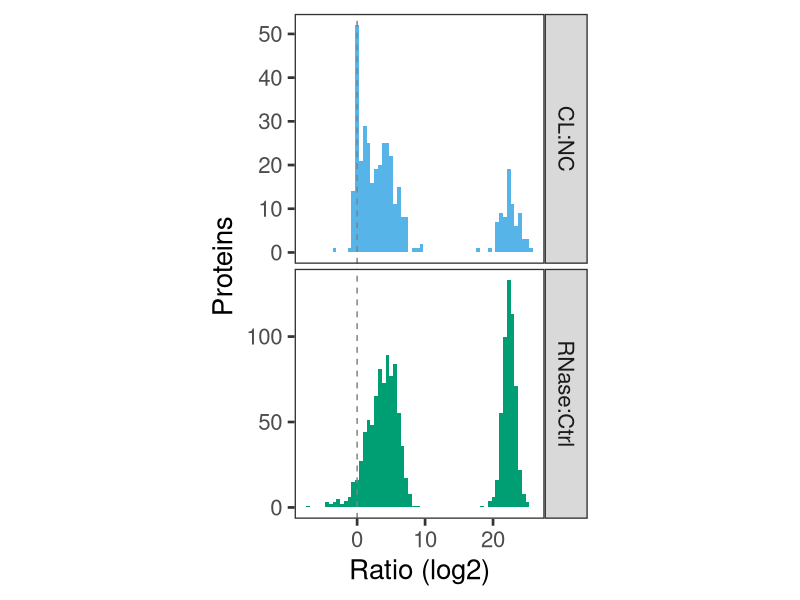
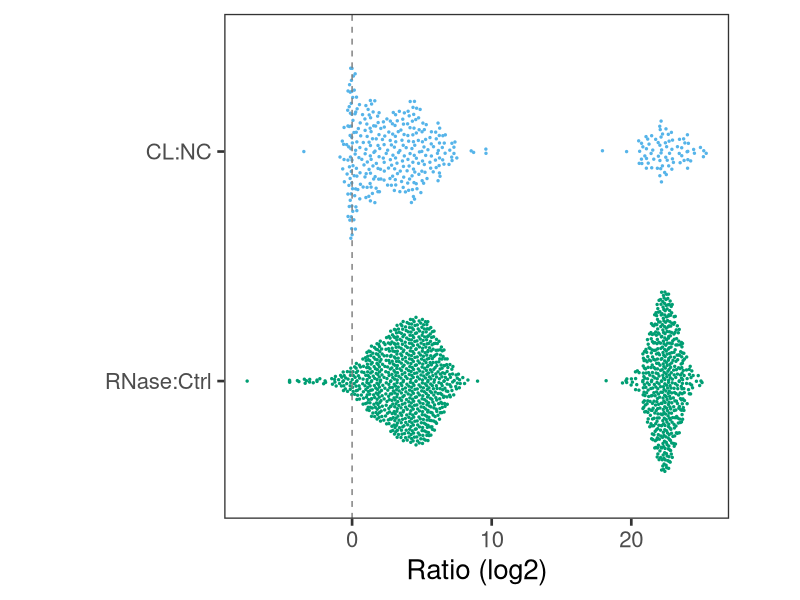
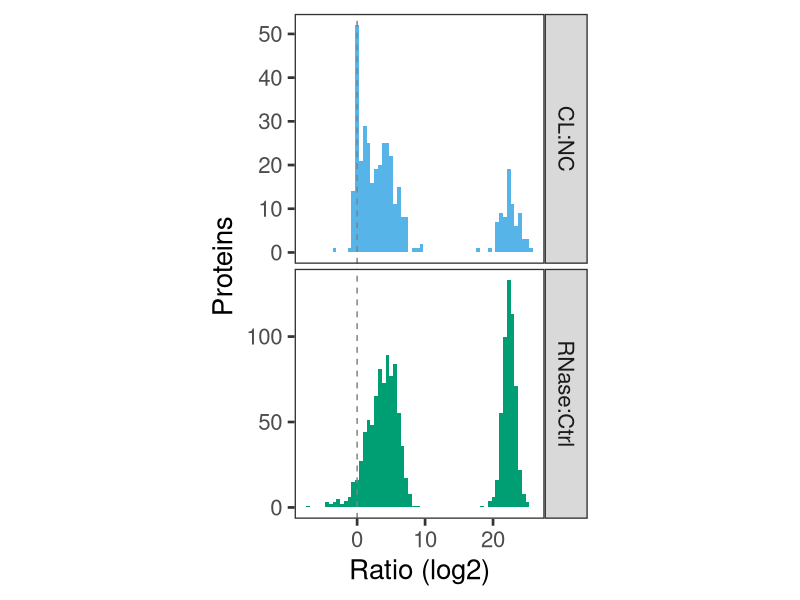
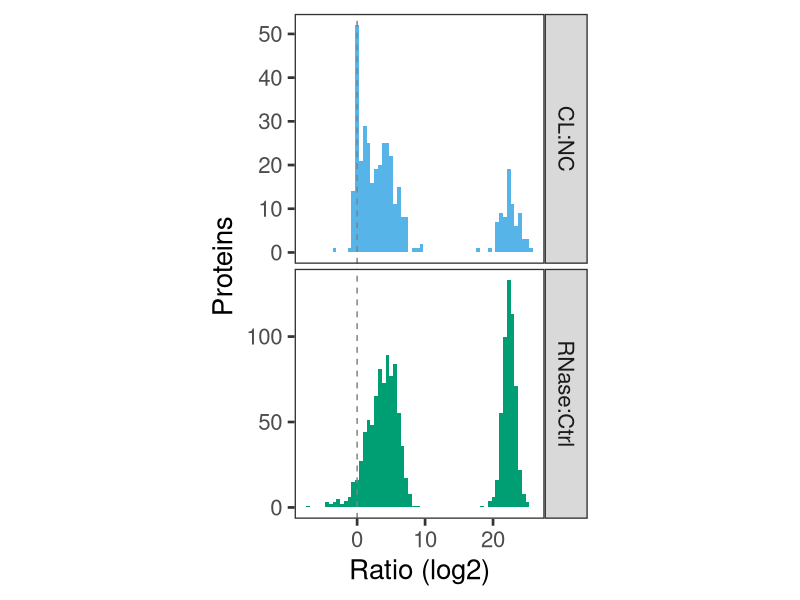
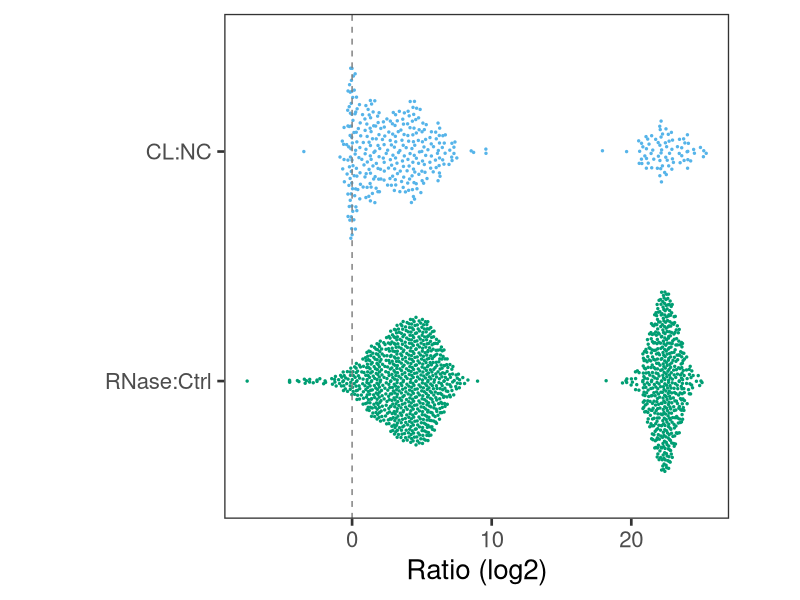
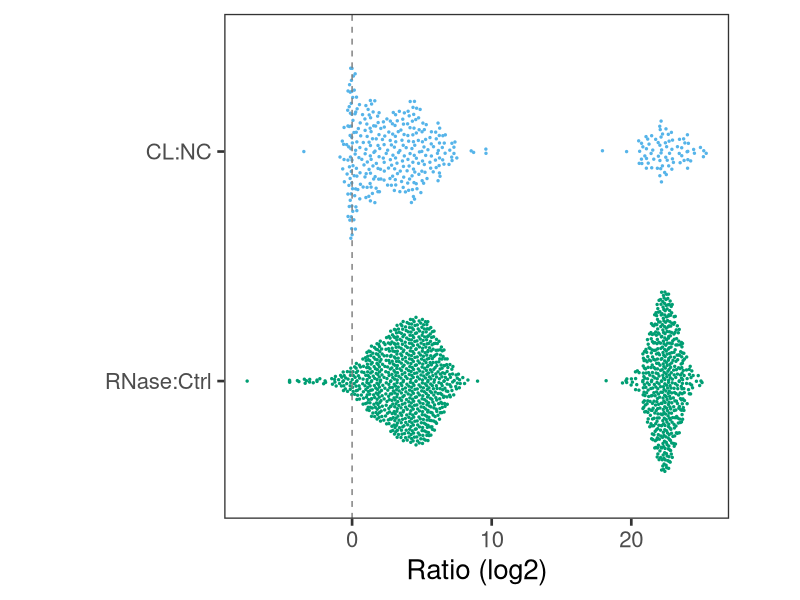

Here is the R script that generated these plots, in order:
## ---- chunk 1
# load packages
library(tidyverse)
library(ggbeeswarm)

# set up standardised plotting scheme
theme_set(theme_bw(base_size = 20) +
            theme(panel.grid.major=element_blank(),
                  panel.grid.minor=element_blank(),
                  aspect.ratio=1))

cbPalette <- c("#E69F00", "#56B4E9", "#009E73", "#F0E442",
               "#0072B2", "#D55E00", "#CC79A7", "#999999")
## ---- chunk 2
glycoproteins <- read.delim('../raw/glycoproteins.tsv') %>% pull(protein)

cl_nc_protein_quant_raw <- readxl::read_excel('../raw/ncbi_30607034_OOPS_NBT_table_S1.xlsx',
                                        sheet=1, skip=1, n_max=2655, na='NA',
                                        col_types = c("text", "numeric", "text", "numeric", "numeric", "numeric")) %>%
  filter(step==3, !master_protein %in% glycoproteins) %>%
  filter(is.finite(CL)) %>%
  mutate(pseudo_CL_NC_Ratio=ifelse(is.na(CL_NC_Ratio), CL, CL_NC_Ratio)) %>%
  select(master_protein, ratio=pseudo_CL_NC_Ratio) %>%
  mutate(exp='CL:NC')


RNase_ctrl_protein_quant_raw <- readxl::read_excel('../raw/ncbi_30607034_OOPS_NBT_table_S1.xlsx',
                                        sheet=3, skip=1, n_max=4307, na='NA',
                                        col_types = c("text", "text", "text", "numeric", "numeric", "numeric", "numeric",
                                                      "numeric", "numeric", "numeric", "text")) %>%
  filter(!master_protein %in% glycoproteins, cell_line=='U2OS', Phase=='Org') %>%
  filter(is.finite(RNAse)) %>%
  mutate(pseudo_RNAse_NC_Ratio=ifelse(is.na(RNAse_NC_Ratio), RNAse, RNAse_NC_Ratio)) %>%
  select(master_protein, ratio=pseudo_RNAse_NC_Ratio) %>%
  mutate(exp='RNase:Ctrl')

## ---- chunk 3
combined_cl_rnase <- rbind(RNase_ctrl_protein_quant_raw, cl_nc_protein_quant_raw)
## ---- chunk 4

ratios_p1 <- combined_cl_rnase %>% 
  mutate(exp=factor(exp, levels=c('CL:NC', 'RNase:Ctrl'))) %>%
  ggplot(aes(ratio, fill=exp)) +
  geom_histogram(bins=60) +
  facet_grid(exp~., scales='free_y') +
  xlab('Ratio (log2)') +
  ylab('Proteins') +
  geom_vline(xintercept=0, linetype=2, colour='grey50') +
  scale_fill_manual(values=cbPalette[2:3], guide=FALSE) +
  theme(panel.spacing = unit(0.25, "lines"))

print(ratios_p1)
ggsave('../results/plots/ratios_p1.png')
ggsave('../results/plots/ratios_p1.pdf')

ratios_p2 <- combined_cl_rnase %>% 
  mutate(exp=factor(exp, levels=c('RNase:Ctrl', 'CL:NC'))) %>%
  ggplot(aes(exp, ratio, colour=exp)) +
  geom_quasirandom(size=0.5, bandwidth=0.25) +
  coord_flip() +
  xlab('') +
  ylab('Ratio (log2)') +
  geom_hline(yintercept=0, linetype=2, colour='grey50') +
  scale_colour_manual(values=cbPalette[c(3,2)], guide=FALSE)

print(ratios_p2)
ggsave('../results/plots/ratios_p2.png')
ggsave('../results/plots/ratios_p2.pdf')

